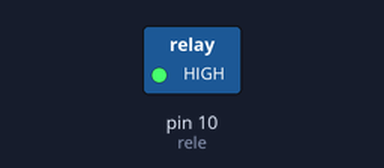
Bench run of a sketch on a simulated Arduino Uno, built with avr-gcc and run on an emulated ATmega328P. On the bench: switched loads named in the sketch (green lamp = pin HIGH). Dashed ring = blinking.

Above: at 0.5 s.
Timing chart, 0 to 4.6 s (numbered marks = the images above):
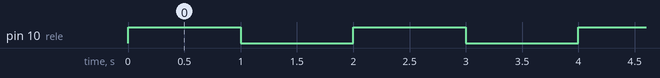

Measured:
- by itself, pin 10 (rele): alternates HIGH for 1.0 s and LOW for 1.0 s

The sketch:

prac1-6_rele_sin_modulo_de_rele.ino
```cpp
// relé -> D10

int rele = 10;

void setup() {
  pinMode(rele, OUTPUT);
}

void loop() {
  digitalWrite(rele, HIGH);
  delay(1000);
  digitalWrite(rele, LOW);
  delay(1000);
}
```
